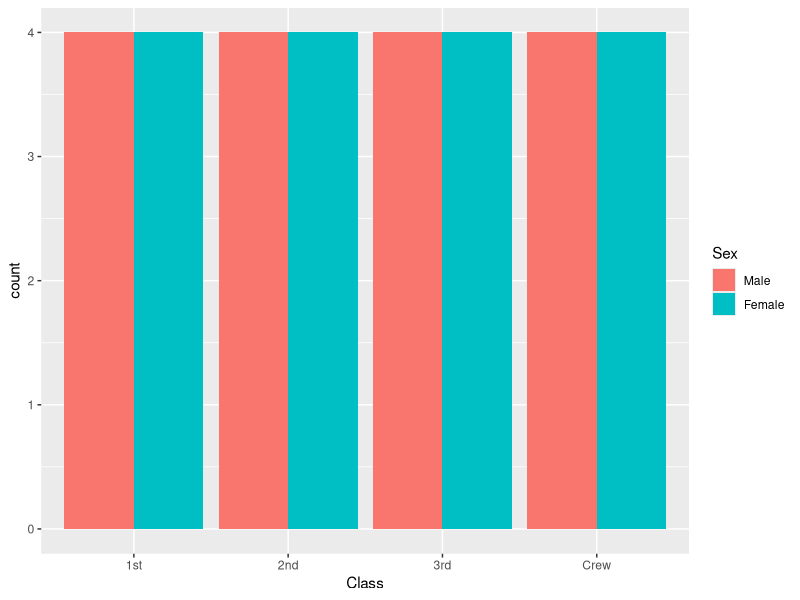
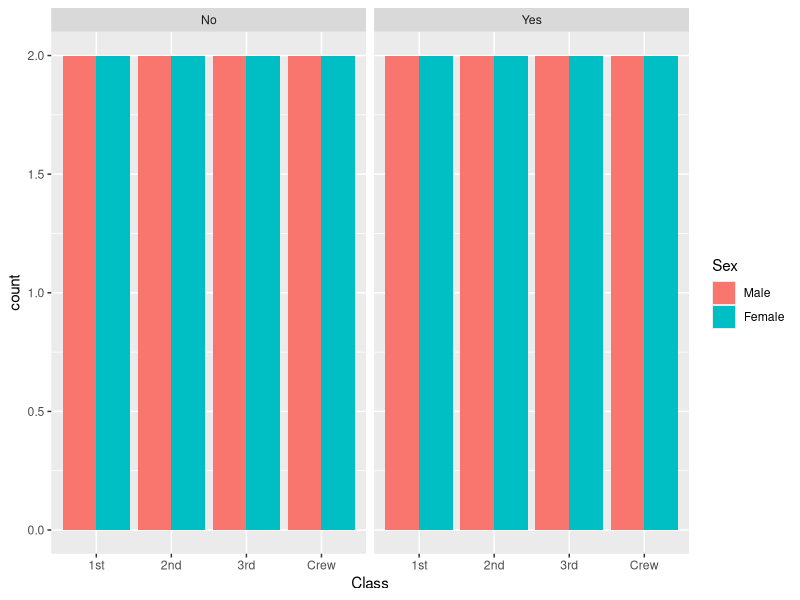
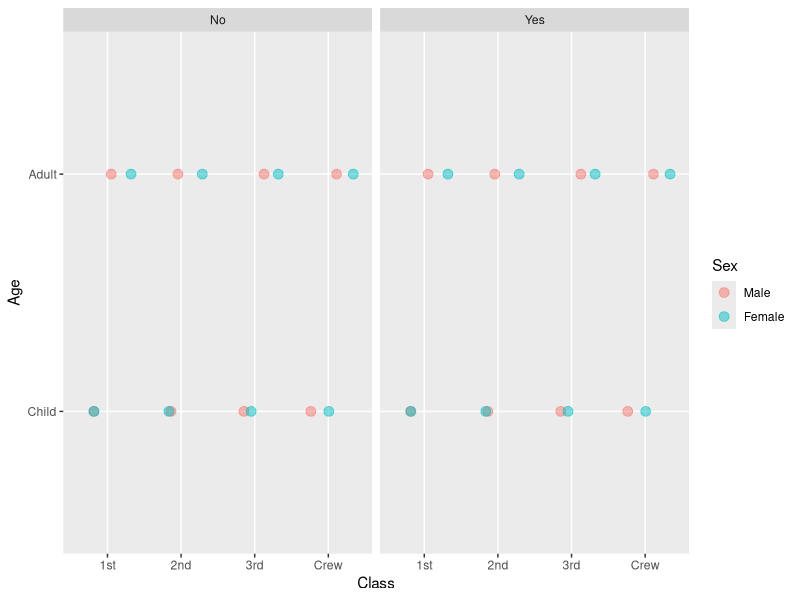

These figures' R source, in order:
library(dplyr)
library(ggplot2)
data(Titanic)
titanic <- data.frame(Titanic)


# 1 - Check the structure of titanic
str(titanic)

# 2 - Use ggplot() for the first instruction
ggplot(titanic, aes(x = Class, fill = Sex)) + geom_bar(position = "dodge")

# 3 - Plot 2, add facet_grid() layer
ggplot(titanic, aes(x = Class, fill = Sex)) + geom_bar(position = "dodge") + facet_grid(.~Survived)


# 4 - Define an object for position jitterdodge, to use below
posn.jd <- position_jitterdodge(0.5, 0, 0.6)

# 5 - Plot 3, but use the position object from instruction 4
ggplot(titanic, aes(x = Class, y= Age, col = Sex)) + geom_point(size = 3, alpha = 0.5, position = posn.jd) + facet_grid(.~Survived)
